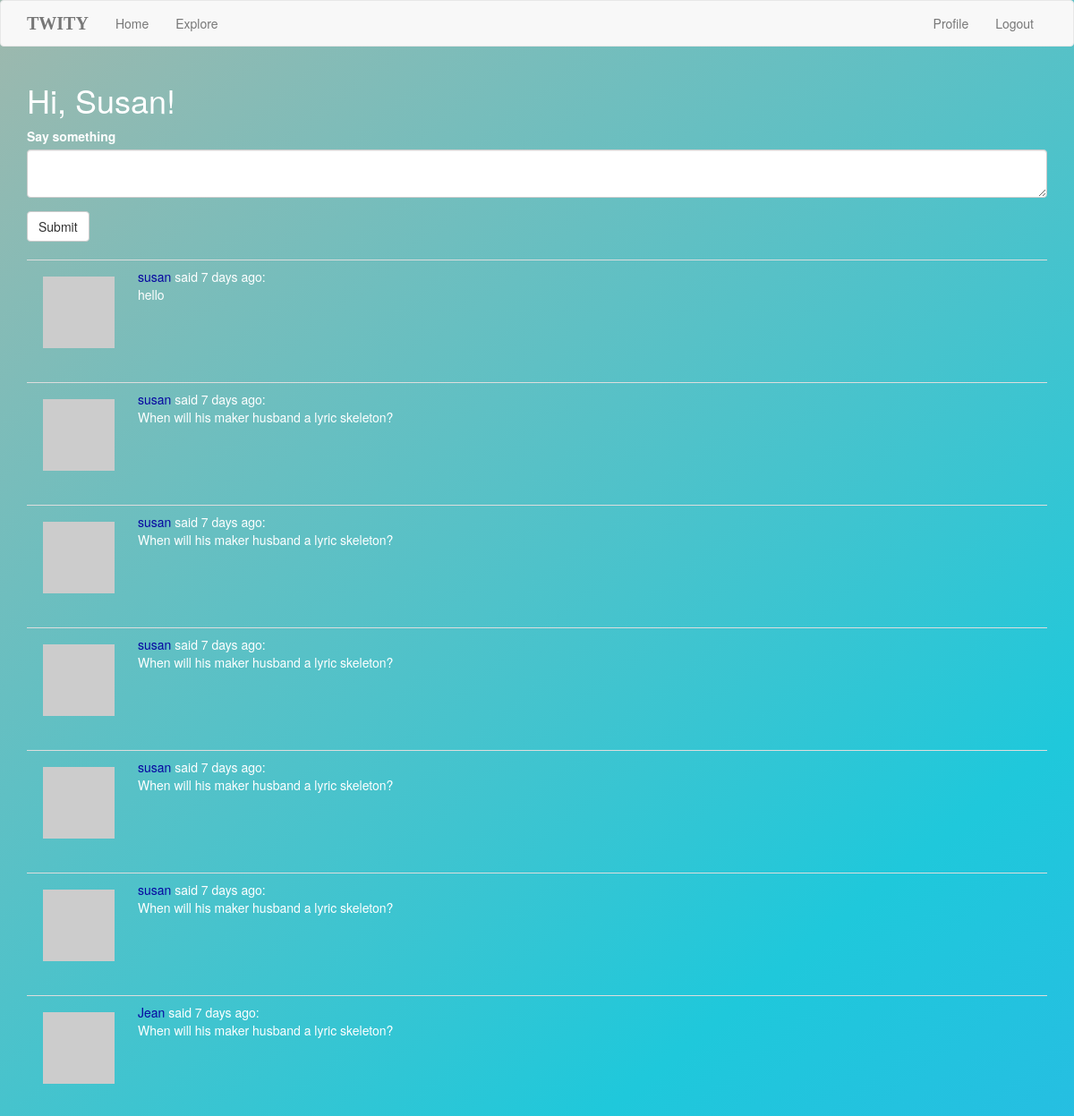
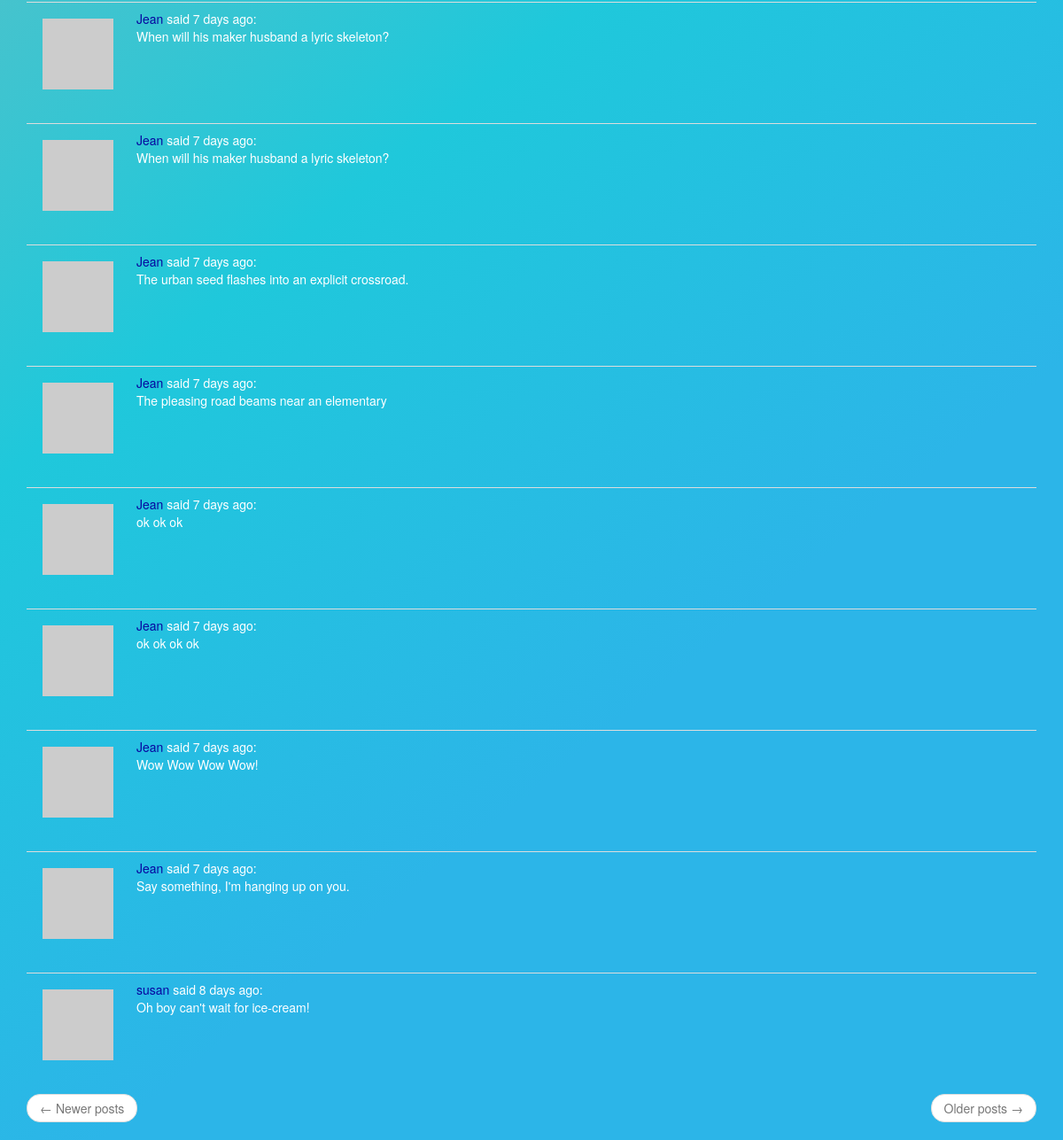
The app's page /index (signed in) with its own data (2 pictures, top to bottom).
### app/models.py (models this page shows, shortened)
class User(UserMixin, db.Model):
    id = db.Column(db.Integer, primary_key=True)
    username = db.Column(db.String(64), index=True, unique=True)
    email = db.Column(db.String(120), index=True, unique=True)
    password_hash = db.Column(db.String(128))
    posts = db.relationship('Post', backref='author', lazy='dynamic')
    about_me = db.Column(db.String(140))
    last_seen = db.Column(db.DateTime, default=datetime.utcnow)
    followed = db.relationship(
        'User', secondary=followers,
        primaryjoin=(followers.c.follower_id == id),
        secondaryjoin=(followers.c.followed_id == id),
        backref=db.backref('followers', lazy='dynamic'), lazy='dynamic')
    def avatar(self, size):
        digest = md5(self.email.lower().encode('utf-8')).hexdigest()
        return 'https://www.gravatar.com/avatar/{}?d=identicon&s={}'.format(
            digest, size)
    def followed_posts(self):
        followed = Post.query.join(
            followers, (followers.c.followed_id == Post.user_id)).filter(
                followers.c.follower_id == self.id)
        own = Post.query.filter_by(user_id=self.id)
        return followed.union(own).order_by(Post.timestamp.desc())

class Post(db.Model):
    id = db.Column(db.Integer, primary_key=True)
    body = db.Column(db.String(140))
    timestamp = db.Column(db.DateTime, index=True, default=datetime.utcnow)
    user_id = db.Column(db.Integer, db.ForeignKey('user.id'))

### app/routes.py (the view, shortened to what this page needs)
@app.route('/', methods=['GET', 'POST'])
@app.route('/index', methods=['GET', 'POST'])
@login_required
def index():
    form = PostForm()
    if form.validate_on_submit():
        post = Post(body=form.post.data, author=current_user)
        db.session.add(post)
        db.session.commit()
        flash('Your post is now live!')
        return redirect(url_for('index'))
    posts = current_user.followed_posts().all()
    return render_template('index.html', title='Home Page', form=form, posts=posts)

### app/forms.py
class PostForm(FlaskForm):
    post = TextAreaField('Say something', validators=[DataRequired()])
    submit = SubmitField('Submit')

### app/models.py (called while the page is built)
@login.user_loader
def load_user(id):
    return User.query.get(int(id))

### app/routes.py (called while the page is built)
@app.before_request
def before_request():
    if current_user.is_authenticated:
        current_user.last_seen = datetime.utcnow()
        db.session.commit()

### app/templates/index.html
{% extends "base.html" %}
{% import 'bootstrap/wtf.html' as wtf %}
{% block app_content %}
    <h1>Hi, {{ current_user.username }}!</h1>
    {% if form %}
    {{ wtf.quick_form(form) }}
    <br>
    {% endif %}
    {% for post in posts %}
        {% include '_post.html' %}
    {% endfor %}
    <nav aria-label="...">
        <ul class="pager">
            <li class="previous{% if not prev_url %} disabled{% endif %}">
                <a href="{{ prev_url or '#' }}">
                    <span aria-hidden="true">&larr;</span> Newer posts
                </a>
            </li>
            <li class="next{% if not next_url %} disabled{% endif %}">
                <a href="{{ next_url or '#' }}">
                    Older posts <span aria-hidden="true">&rarr;</span>
                </a>
            </li>
        </ul>
    </nav>
{% endblock %}

### app/templates/_post.html
    <table class="table">
        <tr>
            <td width="70px">
                <a href="{{ url_for('user', username=post.author.username) }}">
                    <img src="{{ post.author.avatar(70) }}" />
                </a>
            </td>
            <td>
                <a href="{{ url_for('user', username=post.author.username) }}">
                    {{ post.author.username }}
                </a>
                said {{ moment(post.timestamp).fromNow() }}:
                <br>
                {{ post.body }}
            </td>
        </tr>
    </table>

### app/static/mystyle.css (style rules this page uses)
body { background-color: #1fc8db; background-image: linear-gradient(141deg,#9fb8ad 0%, #1fc8db 51%,#2cb5e8 75%); color: white; Opacity: 95; }
a { color: rgb(7, 7, 160); }
img { float: left; margin: 10px; }
h1 { text-transform: capitalize; }

### records on screen
User: username "Susan"
Post: author.username "susan", timestamp "7 days ago", body "hello"
Post: author.username "susan", timestamp "7 days ago", body "When will his maker husband a lyric skeleton?"
Post: author.username "susan", timestamp "7 days ago", body "When will his maker husband a lyric skeleton?"
Post: author.username "susan", timestamp "7 days ago", body "When will his maker husband a lyric skeleton?"
Post: author.username "susan", timestamp "7 days ago", body "When will his maker husband a lyric skeleton?"
Post: author.username "susan", timestamp "7 days ago", body "When will his maker husband a lyric skeleton?"
Post: author.username "Jean", timestamp "7 days ago", body "When will his maker husband a lyric skeleton?"
Post: author.username "Jean", timestamp "7 days ago", body "When will his maker husband a lyric skeleton?"
Post: author.username "Jean", timestamp "7 days ago", body "When will his maker husband a lyric skeleton?"
Post: author.username "Jean", timestamp "7 days ago", body "The urban seed flashes into an explicit crossroad."
Post: author.username "Jean", timestamp "7 days ago", body "The pleasing road beams near an elementary"
Post: author.username "Jean", timestamp "7 days ago", body "ok ok ok"
Post: author.username "Jean", timestamp "7 days ago", body "ok ok ok ok"
Post: author.username "Jean", timestamp "7 days ago", body "Wow Wow Wow Wow!"
Post: author.username "Jean", timestamp "7 days ago", body "Say something, I'm hanging up on you."
Post: author.username "susan", timestamp "8 days ago", body "Oh boy can't wait for ice-cream!"
